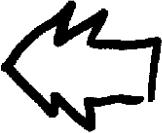
#> input picture dotti-and-skratchi/src/assets/images/control-oldest.png, 162 x 133 px; its folder holds 8 pictures in this run; the run also reads 1 picture not shown here
$ python generate-control-hovers.py
#> lines starting #> are read from the running program, lines starting #| are printed output that depends on the picture; after the words box and inside, x2 and y2 are one past the last pixel; in counts of white or black regions, pixels touching at a corner belong together
from collections import deque
from pathlib import Path

from PIL import Image, ImageFilter


ROOT = Path(__file__).resolve().parents[1]
ASSETS = ROOT / "src" / "assets" / "images"

COLORS = {
    "dotti": (255, 174, 201),   # #ffaec9, sampled from dotti.png
    "skratchi": (139, 216, 183),  # #8bd8b7, sampled from skratchi.png
}


def create_filled_variant(source_name: str, output_name: str, fill: tuple[int, int, int]) -> None:
#> called with source_name = 'control-oldest.png', output_name = 'control-oldest-dotti.png', fill = (255, 174, 201)
    image = Image.open(ASSETS / source_name).convert("RGB")
#> image is the input picture: PIL image 162x133 RGB; min 0, max 255, mean 197.8
    pixels = image.load()
    width, height = image.size
#> width = 162; height = 133
    outline = Image.new("L", image.size)
#> outline: PIL image 162x133 L; every value is 0
    outline_pixels = outline.load()
    for y in range(height):
        for x in range(width):
            red, green, blue = pixels[x, y]
            outline_pixels[x, y] = 255 if max(red, green, blue) < 190 else 0
    # Close tiny hand-drawn gaps before identifying the enclosed fill area.
    outline = outline.filter(ImageFilter.MaxFilter(5))
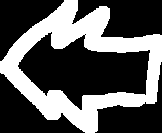
#> outline: PIL image 162x133 L; 35% white; 1 white region, box (x1, y1, x2, y2) and area: (0, 0, 162, 133) 7540
    outline_pixels = outline.load()

    def is_open(x: int, y: int) -> bool:
        red, green, blue = pixels[x, y]
        return red >= 235 and green >= 235 and blue >= 235

    outside = set()
    queue = deque()
    for x in range(width):
        queue.extend(((x, 0), (x, height - 1)))
    for y in range(height):
        queue.extend(((0, y), (width - 1, y)))

    while queue:
        x, y = queue.popleft()
        if (x, y) in outside or outline_pixels[x, y] != 0:
            continue
        outside.add((x, y))
        if x > 0:
            queue.append((x - 1, y))
        if x + 1 < width:
            queue.append((x + 1, y))
        if y > 0:
            queue.append((x, y - 1))
        if y + 1 < height:
            queue.append((x, y + 1))
#> after the loop, outside = 8338 items

    # Include every enclosed pocket so the small hand-drawn corner notches fill too.
    inside = {
        (x, y)
        for y in range(height)
        for x in range(width)
        if (x, y) not in outside and outline_pixels[x, y] == 0
    }
#> inside = 5668 items

    fill_mask = Image.new("L", image.size)
    fill_mask_pixels = fill_mask.load()
    for x, y in inside:
        fill_mask_pixels[x, y] = 255
#> this loop made 5668 passes
#> (x, y) on passes 1 to 3: (48, 45), (134, 85), (92, 88)
    # Grow back beneath the original black edge after sealing the tiny gaps.
    fill_mask = fill_mask.filter(ImageFilter.MaxFilter(5))
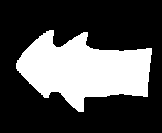
#> fill_mask: PIL image 162x133 L; 30.8% white; 1 white region, box (x1, y1, x2, y2) and area: (16, 30, 152, 112) 6644
    fill_mask_pixels = fill_mask.load()
    for y in range(height):
        for x in range(width):
            if is_open(x, y) and fill_mask_pixels[x, y]:
                pixels[x, y] = fill
#> this loop made 133 passes

    image.save(ASSETS / output_name, optimize=True)
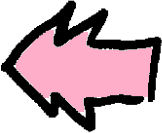
#> saved as control-oldest-dotti.png: PIL image 162x133 RGB; mean R, G, B 197.8, 173.1, 181.3


create_filled_variant("control-oldest.png", "control-oldest-dotti.png", COLORS["dotti"])
create_filled_variant("control-previous.png", "control-previous-dotti.png", COLORS["dotti"])
#> the loop in create_filled_variant (call 2), `for x, y in inside:` made 5668 passes
create_filled_variant("control-oldest.png", "control-oldest-skratchi.png", COLORS["skratchi"])
#> call 3 of create_filled_variant, with source_name = 'control-oldest.png', output_name = 'control-oldest-skratchi.png', fill = (139, 216, 183)
#> the loop in create_filled_variant (call 3), `for x, y in inside:` made 5668 passes
#> in create_filled_variant (call 3), `image.save(ASSETS / output_name, optimize=True)`:
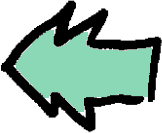
#> saved as control-oldest-skratchi.png: PIL image 162x133 RGB; mean R, G, B 162.4, 185.9, 175.8
create_filled_variant("control-previous.png", "control-previous-skratchi.png", COLORS["skratchi"])
